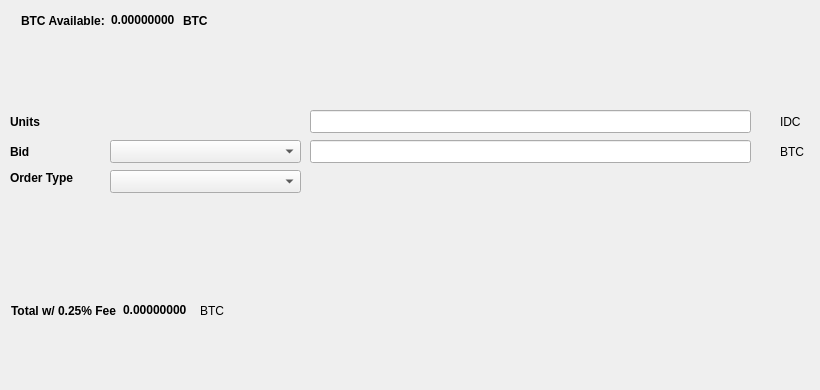
   <widget class="QWidget" name="BuyTab">
    <attribute name="title">
     <string>Buy</string>
    </attribute>
    <widget class="QtMaterialFlatButton" name="BuyIDC" native="true">
     <property name="geometry">
      <rect>
       <x>30</x>
       <y>330</y>
       <width>131</width>
       <height>23</height>
      </rect>
     </property>
     <property name="text" stdset="0">
      <string>Buy IDC</string>
     </property>
     <property name="icon" stdset="0">
      <iconset resource="../idchain.qrc">
       <normaloff>:/icons/bitcoin</normaloff>:/icons/bitcoin</iconset>
     </property>
    </widget>
    <widget class="QLabel" name="label_3">
     <property name="geometry">
      <rect>
       <x>10</x>
       <y>110</y>
       <width>46</width>
       <height>23</height>
      </rect>
     </property>
     <property name="font">
      <font>
       <weight>75</weight>
       <bold>true</bold>
      </font>
     </property>
     <property name="text">
      <string>Units</string>
     </property>
    </widget>
    <widget class="QLineEdit" name="UnitsInput">
     <property name="geometry">
      <rect>
       <x>310</x>
       <y>110</y>
       <width>441</width>
       <height>23</height>
      </rect>
     </property>
     <property name="font">
      <font>
       <pointsize>9</pointsize>
       <weight>75</weight>
       <bold>true</bold>
      </font>
     </property>
    </widget>
    <widget class="QLineEdit" name="BuyBidPriceEdit">
     <property name="geometry">
      <rect>
       <x>310</x>
       <y>140</y>
       <width>441</width>
       <height>23</height>
      </rect>
     </property>
     <property name="font">
      <font>
       <pointsize>9</pointsize>
       <weight>75</weight>
       <bold>true</bold>
      </font>
     </property>
    </widget>
    <widget class="QLabel" name="label_4">
     <property name="geometry">
      <rect>
       <x>780</x>
       <y>110</y>
       <width>31</width>
       <height>23</height>
      </rect>
     </property>
     <property name="text">
      <string>IDC</string>
     </property>
    </widget>
    <widget class="QLabel" name="label_5">
     <property name="geometry">
      <rect>
       <x>780</x>
       <y>140</y>
       <width>31</width>
       <height>23</height>
      </rect>
     </property>
     <property name="text">
      <string>BTC</string>
     </property>
    </widget>
    <widget class="QLabel" name="label_6">
     <property name="geometry">
      <rect>
       <x>10</x>
       <y>140</y>
       <width>46</width>
       <height>23</height>
      </rect>
     </property>
     <property name="font">
      <font>
       <weight>75</weight>
       <bold>true</bold>
      </font>
     </property>
     <property name="text">
      <string>Bid</string>
     </property>
    </widget>
    <widget class="QLabel" name="label_7">
     <property name="geometry">
      <rect>
       <x>10</x>
       <y>170</y>
       <width>91</width>
       <height>16</height>
      </rect>
     </property>
     <property name="font">
      <font>
       <weight>75</weight>
       <bold>true</bold>
      </font>
     </property>
     <property name="text">
      <string>Order Type</string>
     </property>
    </widget>
    <widget class="QtMaterialFlatButton" name="Buy_Max_Amount" native="true">
     <property name="geometry">
      <rect>
       <x>110</x>
       <y>110</y>
       <width>191</width>
       <height>23</height>
      </rect>
     </property>
     <property name="font">
      <font>
       <pointsize>10</pointsize>
      </font>
     </property>
     <property name="text" stdset="0">
      <string>Max</string>
     </property>
    </widget>
    <widget class="QComboBox" name="BuyBidcomboBox">
     <property name="geometry">
      <rect>
       <x>110</x>
       <y>140</y>
       <width>191</width>
       <height>23</height>
      </rect>
     </property>
     <property name="font">
      <font>
       <pointsize>10</pointsize>
      </font>
     </property>
    </widget>
    <widget class="QComboBox" name="buyOrdertypeCombo">
     <property name="geometry">
      <rect>
       <x>110</x>
       <y>170</y>
       <width>191</width>
       <height>23</height>
      </rect>
     </property>
     <property name="font">
      <font>
       <pointsize>10</pointsize>
      </font>
     </property>
    </widget>
    <widget class="QWidget" name="layoutWidget1">
     <property name="geometry">
      <rect>
       <x>21</x>
       <y>11</y>
       <width>227</width>
       <height>19</height>
      </rect>
     </property>
     <layout class="QHBoxLayout" name="horizontalLayout_3">
      <item>
       <widget class="QLabel" name="label232">
        <property name="font">
         <font>
          <weight>75</weight>
          <bold>true</bold>
         </font>
        </property>
        <property name="text">
         <string>BTC Available:</string>
        </property>
       </widget>
      </item>
      <item>
       <widget class="QLabel" name="BtcAvailableLbl">
        <property name="palette">
         <palette>
          <active>
           <colorrole role="WindowText">
            <brush brushstyle="SolidPattern">
             <color alpha="255">
              <red>0</red>
              <green>0</green>
              <blue>0</blue>
             </color>
            </brush>
           </colorrole>
           <colorrole role="Button">
            <brush brushstyle="SolidPattern">
             <color alpha="255">
              <red>0</red>
              <green>170</green>
              <blue>0</blue>
             </color>
            </brush>
           </colorrole>
           <colorrole role="Light">
            <brush brushstyle="SolidPattern">
             <color alpha="255">
              <red>0</red>
              <green>255</green>
              <blue>0</blue>
             </color>
            </brush>
           </colorrole>
           <colorrole role="Midlight">
            <brush brushstyle="SolidPattern">
             <color alpha="255">
              <red>0</red>
              <green>212</green>
              <blue>0</blue>
             </color>
            </brush>
           </colorrole>
           <colorrole role="Dark">
            <brush brushstyle="SolidPattern">
             <color alpha="255">
              <red>0</red>
              <green>85</green>
              <blue>0</blue>
             </color>
            </brush>
           </colorrole>
           <colorrole role="Mid">
            <brush brushstyle="SolidPattern">
             <color alpha="255">
              <red>0</red>
              <green>113</green>
              <blue>0</blue>
             </color>
            </brush>
           </colorrole>
           <colorrole role="Text">
            <brush brushstyle="SolidPattern">
             <color alpha="255">
              <red>0</red>
              <green>170</green>
              <blue>0</blue>
             </color>
            </brush>
           </colorrole>
           <colorrole role="BrightText">
            <brush brushstyle="SolidPattern">
             <color alpha="255">
              <red>255</red>
              <green>255</green>
              <blue>255</blue>
             </color>
            </brush>
           </colorrole>
           <colorrole role="ButtonText">
            <brush brushstyle="SolidPattern">
             <color alpha="255">
              <red>0</red>
              <green>0</green>
              <blue>0</blue>
             </color>
            </brush>
           </colorrole>
           <colorrole role="Base">
            <brush brushstyle="SolidPattern">
             <color alpha="255">
              <red>255</red>
              <green>255</green>
              <blue>255</blue>
             </color>
            </brush>
           </colorrole>
           <colorrole role="Window">
            <brush brushstyle="SolidPattern">
             <color alpha="255">
              <red>0</red>
              <green>170</green>
              <blue>0</blue>
             </color>
            </brush>
           </colorrole>
           <colorrole role="Shadow">
            <brush brushstyle="SolidPattern">
             <color alpha="255">
              <red>0</red>
              <green>0</green>
              <blue>0</blue>
             </color>
            </brush>
           </colorrole>
           <colorrole role="AlternateBase">
            <brush brushstyle="SolidPattern">
             <color alpha="255">
              <red>127</red>
              <green>212</green>
              <blue>127</blue>
             </color>
            </brush>
           </colorrole>
           <colorrole role="ToolTipBase">
            <brush brushstyle="SolidPattern">
             <color alpha="255">
              <red>255</red>
              <green>255</green>
              <blue>220</blue>
             </color>
            </brush>
           </colorrole>
           <colorrole role="ToolTipText">
            <brush brushstyle="SolidPattern">
             <color alpha="255">
              <red>0</red>
              <green>0</green>
              <blue>0</blue>
             </color>
            </brush>
           </colorrole>
          </active>
          <inactive>
           <colorrole role="WindowText">
            <brush brushstyle="SolidPattern">
             <color alpha="255">
              <red>0</red>
              <green>0</green>
              <blue>0</blue>
             </color>
            </brush>
           </colorrole>
           <colorrole role="Button">
            <brush brushstyle="SolidPattern">
             <color alpha="255">
              <red>0</red>
              <green>170</green>
              <blue>0</blue>
             </color>
            </brush>
           </colorrole>
           <colorrole role="Light">
            <brush brushstyle="SolidPattern">
             <color alpha="255">
              <red>0</red>
              <green>255</green>
              <blue>0</blue>
             </color>
            </brush>
           </colorrole>
           <colorrole role="Midlight">
            <brush brushstyle="SolidPattern">
             <color alpha="255">
              <red>0</red>
              <green>212</green>
              <blue>0</blue>
             </color>
            </brush>
           </colorrole>
           <colorrole role="Dark">
            <brush brushstyle="SolidPattern">
             <color alpha="255">
              <red>0</red>
              <green>85</green>
              <blue>0</blue>
             </color>
            </brush>
           </colorrole>
           <colorrole role="Mid">
            <brush brushstyle="SolidPattern">
             <color alpha="255">
              <red>0</red>
              <green>113</green>
              <blue>0</blue>
             </color>
            </brush>
           </colorrole>
           <colorrole role="Text">
            <brush brushstyle="SolidPattern">
             <color alpha="255">
              <red>0</red>
              <green>170</green>
              <blue>0</blue>
             </color>
            </brush>
           </colorrole>
           <colorrole role="BrightText">
            <brush brushstyle="SolidPattern">
             <color alpha="255">
              <red>255</red>
              <green>255</green>
              <blue>255</blue>
             </color>
            </brush>
           </colorrole>
           <colorrole role="ButtonText">
            <brush brushstyle="SolidPattern">
             <color alpha="255">
              <red>0</red>
              <green>0</green>
              <blue>0</blue>
             </color>
            </brush>
           </colorrole>
           <colorrole role="Base">
            <brush brushstyle="SolidPattern">
             <color alpha="255">
              <red>255</red>
              <green>255</green>
              <blue>255</blue>
             </color>
            </brush>
           </colorrole>
           <colorrole role="Window">
            <brush brushstyle="SolidPattern">
             <color alpha="255">
              <red>0</red>
              <green>170</green>
              <blue>0</blue>
             </color>
            </brush>
           </colorrole>
           <colorrole role="Shadow">
            <brush brushstyle="SolidPattern">
             <color alpha="255">
              <red>0</red>
              <green>0</green>
              <blue>0</blue>
             </color>
            </brush>
           </colorrole>
           <colorrole role="AlternateBase">
            <brush brushstyle="SolidPattern">
             <color alpha="255">
              <red>127</red>
              <green>212</green>
              <blue>127</blue>
             </color>
            </brush>
           </colorrole>
           <colorrole role="ToolTipBase">
            <brush brushstyle="SolidPattern">
             <color alpha="255">
              <red>255</red>
              <green>255</green>
              <blue>220</blue>
             </color>
            </brush>
           </colorrole>
           <colorrole role="ToolTipText">
            <brush brushstyle="SolidPattern">
             <color alpha="255">
              <red>0</red>
              <green>0</green>
              <blue>0</blue>
             </color>
            </brush>
           </colorrole>
          </inactive>
          <disabled>
           <colorrole role="WindowText">
            <brush brushstyle="SolidPattern">
             <color alpha="255">
              <red>0</red>
              <green>85</green>
              <blue>0</blue>
             </color>
            </brush>
           </colorrole>
           <colorrole role="Button">
            <brush brushstyle="SolidPattern">
             <color alpha="255">
              <red>0</red>
              <green>170</green>
              <blue>0</blue>
             </color>
            </brush>
           </colorrole>
           <colorrole role="Light">
            <brush brushstyle="SolidPattern">
             <color alpha="255">
              <red>0</red>
              <green>255</green>
              <blue>0</blue>
             </color>
            </brush>
           </colorrole>
           <colorrole role="Midlight">
            <brush brushstyle="SolidPattern">
             <color alpha="255">
              <red>0</red>
              <green>212</green>
              <blue>0</blue>
             </color>
            </brush>
           </colorrole>
           <colorrole role="Dark">
            <brush brushstyle="SolidPattern">
             <color alpha="255">
              <red>0</red>
              <green>85</green>
              <blue>0</blue>
             </color>
            </brush>
           </colorrole>
           <colorrole role="Mid">
            <brush brushstyle="SolidPattern">
             <color alpha="255">
              <red>0</red>
              <green>113</green>
              <blue>0</blue>
             </color>
            </brush>
           </colorrole>
           <colorrole role="Text">
            <brush brushstyle="SolidPattern">
             <color alpha="255">
              <red>0</red>
              <green>85</green>
              <blue>0</blue>
             </color>
            </brush>
           </colorrole>
           <colorrole role="BrightText">
            <brush brushstyle="SolidPattern">
             <color alpha="255">
              <red>255</red>
              <green>255</green>
              <blue>255</blue>
             </color>
            </brush>
           </colorrole>
           <colorrole role="ButtonText">
            <brush brushstyle="SolidPattern">
             <color alpha="255">
              <red>0</red>
              <green>85</green>
              <blue>0</blue>
             </color>
            </brush>
           </colorrole>
           <colorrole role="Base">
            <brush brushstyle="SolidPattern">
             <color alpha="255">
              <red>0</red>
              <green>170</green>
              <blue>0</blue>
             </color>
            </brush>
           </colorrole>
           <colorrole role="Window">
            <brush brushstyle="SolidPattern">
             <color alpha="255">
              <red>0</red>
              <green>170</green>
              <blue>0</blue>
             </color>
            </brush>
           </colorrole>
           <colorrole role="Shadow">
            <brush brushstyle="SolidPattern">
             <color alpha="255">
              <red>0</red>
              <green>0</green>
              <blue>0</blue>
             </color>
            </brush>
           </colorrole>
           <colorrole role="AlternateBase">
            <brush brushstyle="SolidPattern">
             <color alpha="255">
              <red>0</red>
              <green>170</green>
              <blue>0</blue>
             </color>
            </brush>
           </colorrole>
           <colorrole role="ToolTipBase">
            <brush brushstyle="SolidPattern">
             <color alpha="255">
              <red>255</red>
              <green>255</green>
              <blue>220</blue>
             </color>
            </brush>
           </colorrole>
           <colorrole role="ToolTipText">
            <brush brushstyle="SolidPattern">
             <color alpha="255">
              <red>0</red>
              <green>0</green>
              <blue>0</blue>
             </color>
            </brush>
           </colorrole>
          </disabled>
         </palette>
        </property>
        <property name="font">
         <font>
          <weight>75</weight>
          <bold>true</bold>
         </font>
        </property>
        <property name="text">
         <string>0.00000000</string>
        </property>
        <property name="textInteractionFlags">
         <set>Qt::LinksAccessibleByMouse|Qt::TextSelectableByKeyboard|Qt::TextSelectableByMouse</set>
        </property>
       </widget>
      </item>
      <item>
       <widget class="QLabel" name="BtcAvailableLbl_2">
        <property name="font">
         <font>
          <weight>75</weight>
          <bold>true</bold>
         </font>
        </property>
        <property name="text">
         <string>BTC</string>
        </property>
       </widget>
      </item>
     </layout>
    </widget>
    <widget class="QWidget" name="layoutWidge2">
     <property name="geometry">
      <rect>
       <x>11</x>
       <y>301</y>
       <width>259</width>
       <height>19</height>
      </rect>
     </property>
     <layout class="QHBoxLayout" name="horizontalLayout_4">
      <item>
       <widget class="QLabel" name="label_9">
        <property name="font">
         <font>
          <weight>75</weight>
          <bold>true</bold>
         </font>
        </property>
        <property name="text">
         <string>Total w/ 0.25% Fee</string>
        </property>
       </widget>
      </item>
      <item>
       <widget class="QLabel" name="BuyCostLabel">
        <property name="palette">
         <palette>
          <active>
           <colorrole role="WindowText">
            <brush brushstyle="SolidPattern">
             <color alpha="255">
              <red>0</red>
              <green>0</green>
              <blue>0</blue>
             </color>
            </brush>
           </colorrole>
           <colorrole role="Button">
            <brush brushstyle="SolidPattern">
             <color alpha="255">
              <red>0</red>
              <green>170</green>
              <blue>0</blue>
             </color>
            </brush>
           </colorrole>
           <colorrole role="Light">
            <brush brushstyle="SolidPattern">
             <color alpha="255">
              <red>0</red>
              <green>255</green>
              <blue>0</blue>
             </color>
            </brush>
           </colorrole>
           <colorrole role="Midlight">
            <brush brushstyle="SolidPattern">
             <color alpha="255">
              <red>0</red>
              <green>212</green>
              <blue>0</blue>
             </color>
            </brush>
           </colorrole>
           <colorrole role="Dark">
            <brush brushstyle="SolidPattern">
             <color alpha="255">
              <red>0</red>
              <green>85</green>
              <blue>0</blue>
             </color>
            </brush>
           </colorrole>
           <colorrole role="Mid">
            <brush brushstyle="SolidPattern">
             <color alpha="255">
              <red>0</red>
              <green>113</green>
              <blue>0</blue>
             </color>
            </brush>
           </colorrole>
           <colorrole role="Text">
            <brush brushstyle="SolidPattern">
             <color alpha="255">
              <red>0</red>
              <green>170</green>
              <blue>0</blue>
             </color>
            </brush>
           </colorrole>
           <colorrole role="BrightText">
            <brush brushstyle="SolidPattern">
             <color alpha="255">
              <red>255</red>
              <green>255</green>
              <blue>255</blue>
             </color>
            </brush>
           </colorrole>
           <colorrole role="ButtonText">
            <brush brushstyle="SolidPattern">
             <color alpha="255">
              <red>0</red>
              <green>0</green>
              <blue>0</blue>
             </color>
            </brush>
           </colorrole>
           <colorrole role="Base">
            <brush brushstyle="SolidPattern">
             <color alpha="255">
              <red>255</red>
              <green>255</green>
              <blue>255</blue>
             </color>
            </brush>
           </colorrole>
           <colorrole role="Window">
            <brush brushstyle="SolidPattern">
             <color alpha="255">
              <red>0</red>
              <green>170</green>
              <blue>0</blue>
             </color>
            </brush>
           </colorrole>
           <colorrole role="Shadow">
            <brush brushstyle="SolidPattern">
             <color alpha="255">
              <red>0</red>
              <green>0</green>
              <blue>0</blue>
             </color>
            </brush>
           </colorrole>
           <colorrole role="AlternateBase">
            <brush brushstyle="SolidPattern">
             <color alpha="255">
              <red>127</red>
              <green>212</green>
              <blue>127</blue>
             </color>
            </brush>
           </colorrole>
           <colorrole role="ToolTipBase">
            <brush brushstyle="SolidPattern">
             <color alpha="255">
              <red>255</red>
              <green>255</green>
              <blue>220</blue>
             </color>
            </brush>
           </colorrole>
           <colorrole role="ToolTipText">
            <brush brushstyle="SolidPattern">
             <color alpha="255">
              <red>0</red>
              <green>0</green>
              <blue>0</blue>
             </color>
            </brush>
           </colorrole>
          </active>
          <inactive>
           <colorrole role="WindowText">
            <brush brushstyle="SolidPattern">
             <color alpha="255">
              <red>0</red>
              <green>0</green>
              <blue>0</blue>
             </color>
            </brush>
           </colorrole>
           <colorrole role="Button">
            <brush brushstyle="SolidPattern">
             <color alpha="255">
              <red>0</red>
              <green>170</green>
              <blue>0</blue>
             </color>
            </brush>
           </colorrole>
           <colorrole role="Light">
            <brush brushstyle="SolidPattern">
             <color alpha="255">
              <red>0</red>
              <green>255</green>
              <blue>0</blue>
             </color>
            </brush>
           </colorrole>
           <colorrole role="Midlight">
            <brush brushstyle="SolidPattern">
             <color alpha="255">
              <red>0</red>
              <green>212</green>
              <blue>0</blue>
             </color>
            </brush>
           </colorrole>
           <colorrole role="Dark">
            <brush brushstyle="SolidPattern">
             <color alpha="255">
              <red>0</red>
              <green>85</green>
              <blue>0</blue>
             </color>
            </brush>
           </colorrole>
           <colorrole role="Mid">
            <brush brushstyle="SolidPattern">
             <color alpha="255">
              <red>0</red>
              <green>113</green>
              <blue>0</blue>
             </color>
            </brush>
           </colorrole>
           <colorrole role="Text">
            <brush brushstyle="SolidPattern">
             <color alpha="255">
              <red>0</red>
              <green>170</green>
              <blue>0</blue>
             </color>
            </brush>
           </colorrole>
           <colorrole role="BrightText">
            <brush brushstyle="SolidPattern">
             <color alpha="255">
              <red>255</red>
              <green>255</green>
              <blue>255</blue>
             </color>
            </brush>
           </colorrole>
           <colorrole role="ButtonText">
            <brush brushstyle="SolidPattern">
             <color alpha="255">
              <red>0</red>
              <green>0</green>
              <blue>0</blue>
             </color>
            </brush>
           </colorrole>
           <colorrole role="Base">
            <brush brushstyle="SolidPattern">
             <color alpha="255">
              <red>255</red>
              <green>255</green>
              <blue>255</blue>
             </color>
            </brush>
           </colorrole>
           <colorrole role="Window">
            <brush brushstyle="SolidPattern">
             <color alpha="255">
              <red>0</red>
              <green>170</green>
              <blue>0</blue>
             </color>
            </brush>
           </colorrole>
           <colorrole role="Shadow">
            <brush brushstyle="SolidPattern">
             <color alpha="255">
              <red>0</red>
              <green>0</green>
              <blue>0</blue>
             </color>
            </brush>
           </colorrole>
           <colorrole role="AlternateBase">
            <brush brushstyle="SolidPattern">
             <color alpha="255">
              <red>127</red>
              <green>212</green>
              <blue>127</blue>
             </color>
            </brush>
           </colorrole>
           <colorrole role="ToolTipBase">
            <brush brushstyle="SolidPattern">
             <color alpha="255">
              <red>255</red>
              <green>255</green>
              <blue>220</blue>
             </color>
            </brush>
           </colorrole>
           <colorrole role="ToolTipText">
            <brush brushstyle="SolidPattern">
             <color alpha="255">
              <red>0</red>
              <green>0</green>
              <blue>0</blue>
             </color>
            </brush>
           </colorrole>
          </inactive>
          <disabled>
           <colorrole role="WindowText">
            <brush brushstyle="SolidPattern">
             <color alpha="255">
              <red>0</red>
              <green>85</green>
              <blue>0</blue>
             </color>
            </brush>
           </colorrole>
           <colorrole role="Button">
            <brush brushstyle="SolidPattern">
             <color alpha="255">
              <red>0</red>
              <green>170</green>
              <blue>0</blue>
             </color>
            </brush>
           </colorrole>
           <colorrole role="Light">
            <brush brushstyle="SolidPattern">
             <color alpha="255">
              <red>0</red>
              <green>255</green>
              <blue>0</blue>
             </color>
            </brush>
           </colorrole>
           <colorrole role="Midlight">
            <brush brushstyle="SolidPattern">
             <color alpha="255">
              <red>0</red>
              <green>212</green>
              <blue>0</blue>
             </color>
            </brush>
           </colorrole>
           <colorrole role="Dark">
            <brush brushstyle="SolidPattern">
             <color alpha="255">
              <red>0</red>
              <green>85</green>
              <blue>0</blue>
             </color>
            </brush>
           </colorrole>
           <colorrole role="Mid">
            <brush brushstyle="SolidPattern">
             <color alpha="255">
              <red>0</red>
              <green>113</green>
              <blue>0</blue>
             </color>
            </brush>
           </colorrole>
           <colorrole role="Text">
            <brush brushstyle="SolidPattern">
             <color alpha="255">
              <red>0</red>
              <green>85</green>
              <blue>0</blue>
             </color>
            </brush>
           </colorrole>
           <colorrole role="BrightText">
            <brush brushstyle="SolidPattern">
             <color alpha="255">
              <red>255</red>
              <green>255</green>
              <blue>255</blue>
             </color>
            </brush>
           </colorrole>
           <colorrole role="ButtonText">
            <brush brushstyle="SolidPattern">
             <color alpha="255">
              <red>0</red>
              <green>85</green>
              <blue>0</blue>
             </color>
            </brush>
           </colorrole>
           <colorrole role="Base">
            <brush brushstyle="SolidPattern">
             <color alpha="255">
              <red>0</red>
              <green>170</green>
              <blue>0</blue>
             </color>
            </brush>
           </colorrole>
           <colorrole role="Window">
            <brush brushstyle="SolidPattern">
             <color alpha="255">
              <red>0</red>
              <green>170</green>
              <blue>0</blue>
             </color>
            </brush>
           </colorrole>
           <colorrole role="Shadow">
            <brush brushstyle="SolidPattern">
             <color alpha="255">
              <red>0</red>
              <green>0</green>
              <blue>0</blue>
             </color>
            </brush>
           </colorrole>
           <colorrole role="AlternateBase">
            <brush brushstyle="SolidPattern">
             <color alpha="255">
              <red>0</red>
              <green>170</green>
              <blue>0</blue>
             </color>
            </brush>
           </colorrole>
           <colorrole role="ToolTipBase">
            <brush brushstyle="SolidPattern">
             <color alpha="255">
              <red>255</red>
              <green>255</green>
              <blue>220</blue>
             </color>
            </brush>
           </colorrole>
           <colorrole role="ToolTipText">
            <brush brushstyle="SolidPattern">
             <color alpha="255">
              <red>0</red>
              <green>0</green>
              <blue>0</blue>
             </color>
            </brush>
           </colorrole>
          </disabled>
         </palette>
        </property>
        <property name="font">
         <font>
          <weight>75</weight>
          <bold>true</bold>
         </font>
        </property>
        <property name="autoFillBackground">
         <bool>false</bool>
        </property>
        <property name="text">
         <string>0.00000000</string>
        </property>
        <property name="textInteractionFlags">
         <set>Qt::LinksAccessibleByMouse|Qt::TextSelectableByMouse</set>
        </property>
       </widget>
      </item>
      <item>
       <widget class="QLabel" name="label_10">
        <property name="font">
         <font>
          <weight>50</weight>
          <bold>false</bold>
         </font>
        </property>
        <property name="text">
         <string>BTC</string>
        </property>
       </widget>
      </item>
     </layout>
    </widget>
    <widget class="QLabel" name="label_24">
     <property name="geometry">
      <rect>
       <x>460</x>
       <y>300</y>
       <width>281</width>
       <height>81</height>
      </rect>
     </property>
     <property name="text">
      <string/>
     </property>
     <property name="pixmap">
      <pixmap>:/images/bittrex</pixmap>
     </property>
    </widget>
   </widget>
